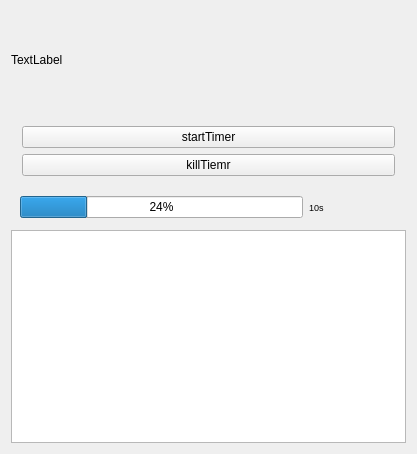
<?xml version="1.0" encoding="UTF-8"?>
<ui version="4.0">
 <class>Widget</class>
 <widget class="QWidget" name="Widget">
  <property name="geometry">
   <rect>
    <x>0</x>
    <y>0</y>
    <width>417</width>
    <height>454</height>
   </rect>
  </property>
  <property name="windowTitle">
   <string>Widget</string>
  </property>
  <layout class="QVBoxLayout" name="verticalLayout_3">
   <item>
    <layout class="QVBoxLayout" name="verticalLayout_2" stretch="3,1,1">
     <item>
      <widget class="QLabel" name="label">
       <property name="text">
        <string>TextLabel</string>
       </property>
      </widget>
     </item>
     <item>
      <widget class="QWidget" name="widget" native="true">
       <layout class="QVBoxLayout" name="verticalLayout">
        <property name="bottomMargin">
         <number>9</number>
        </property>
        <item>
         <widget class="QPushButton" name="pushButton_2">
          <property name="text">
           <string>startTimer</string>
          </property>
         </widget>
        </item>
        <item>
         <widget class="QPushButton" name="pushButton">
          <property name="text">
           <string>killTiemr</string>
          </property>
         </widget>
        </item>
       </layout>
      </widget>
     </item>
     <item>
      <widget class="QWidget" name="widget_3" native="true">
       <layout class="QHBoxLayout" name="horizontalLayout" stretch="4,0,1">
        <property name="leftMargin">
         <number>9</number>
        </property>
        <property name="topMargin">
         <number>0</number>
        </property>
        <property name="bottomMargin">
         <number>0</number>
        </property>
        <item>
         <widget class="QProgressBar" name="progressBar">
          <property name="maximumSize">
           <size>
            <width>16777215</width>
            <height>22</height>
           </size>
          </property>
          <property name="value">
           <number>24</number>
          </property>
          <property name="textVisible">
           <bool>true</bool>
          </property>
         </widget>
        </item>
        <item>
         <widget class="QLabel" name="label_2">
          <property name="text">
           <string>&lt;html&gt;&lt;head/&gt;&lt;body&gt;&lt;p&gt;&lt;span style=&quot; font-size:7pt;&quot;&gt;10s&lt;/span&gt;&lt;/p&gt;&lt;/body&gt;&lt;/html&gt;</string>
          </property>
         </widget>
        </item>
        <item>
         <spacer name="horizontalSpacer_3">
          <property name="orientation">
           <enum>Qt::Horizontal</enum>
          </property>
          <property name="sizeHint" stdset="0">
           <size>
            <width>40</width>
            <height>20</height>
           </size>
          </property>
         </spacer>
        </item>
       </layout>
      </widget>
     </item>
    </layout>
   </item>
   <item>
    <widget class="QTableView" name="tableView"/>
   </item>
  </layout>
 </widget>
 <layoutdefault spacing="6" margin="11"/>
 <resources/>
 <connections/>
</ui>
